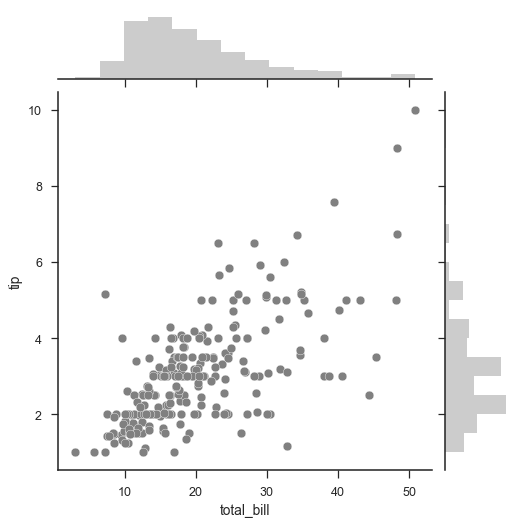

Source code (Python):
import matplotlib.pyplot as plt
g = sns.JointGrid(x="total_bill", y="tip", data=tips)
g = g.plot_joint(plt.scatter, color=".5", edgecolor="white")
g = g.plot_marginals(sns.distplot, kde=False, color=".5")
